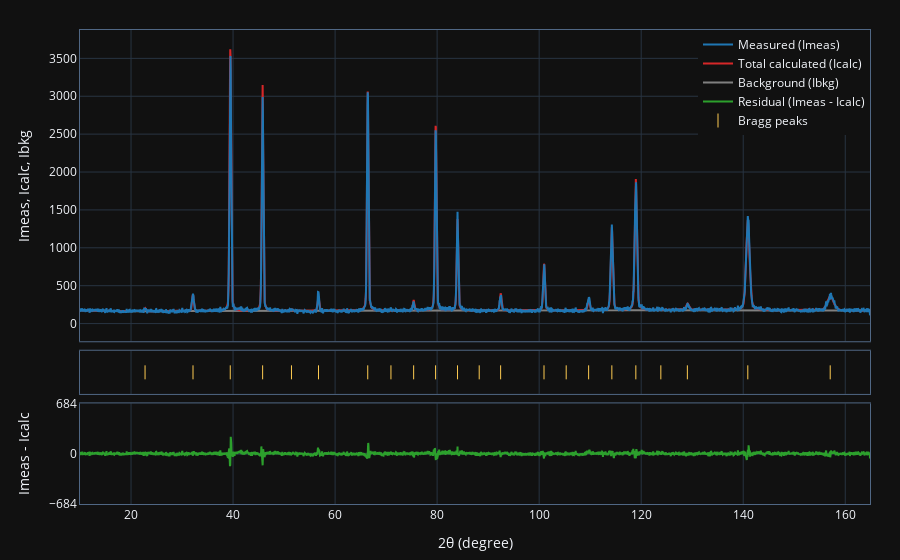

The code cell stored with this chart in its notebook:
### Code cell
# Display the analysis chart after fitting
job.show_analysis_chart()

### Figure 1 — Plotly figure (JSON) as saved in the notebook; plotly's stock layout.template omitted (floating-point values rounded to 4 significant figures; data arrays with more than 128 entries replaced by an {"elided": "..."} marker saying what was removed)
{"data": [{"line": {"color": "#FECB52"}, "marker": {"line": {"width": 1}, "size": 10, "symbol": "line-ns-open"}, "mode": "markers", "name": "Bragg peaks", "x": [22.75, 32.15, 39.45, 45.8, 51.45, 56.75, 66.4, 70.95, 75.4, 79.7, 84.0, 88.25, 92.45, 101.0, 105.3, 109.7, 114.2, 119.0, 123.8, 129.1, 140.9, 157.1], "xaxis": "x2", "y": [0.0, 0.0, 0.0, 0.0, 0.0, 0.0, 0.0, 0.0, 0.0, 0.0, 0.0, 0.0, 0.0, 0.0, 0.0, 0.0, 0.0, 0.0, 0.0, 0.0, 0.0, 0.0], "yaxis": "y2", "type": "scatter"}, {"line": {"color": "rgb(44, 160, 44)"}, "mode": "lines", "name": "Residual (Imeas - Icalc)", "x": {"elided": "3098 float values"}, "xaxis": "x", "y": {"elided": "3098 float values"}, "yaxis": "y", "type": "scatter"}, {"line": {"color": "gray"}, "mode": "lines", "name": "Background (Ibkg)", "x": {"elided": "3098 float values"}, "xaxis": "x3", "y": {"elided": "3098 float values"}, "yaxis": "y3", "type": "scatter"}, {"line": {"color": "rgb(214, 39, 40)"}, "mode": "lines", "name": "Total calculated (Icalc)", "x": {"elided": "3098 float values"}, "xaxis": "x3", "y": {"elided": "3098 float values"}, "yaxis": "y3", "type": "scatter"}, {"line": {"color": "rgb(31, 119, 180)"}, "mode": "lines", "name": "Measured (Imeas)", "x": {"elided": "3098 float values"}, "xaxis": "x3", "y": {"elided": "3098 float values"}, "yaxis": "y3", "type": "scatter"}, {"fill": "tonexty", "fillcolor": "rgba(31, 119, 180, 0.3)", "hoverinfo": "skip", "line": {"width": 0}, "mode": "lines", "showlegend": false, "x": {"elided": "3098 float values"}, "xaxis": "x3", "y": {"elided": "3098 float values"}, "yaxis": "y3", "type": "scatter"}, {"hoverinfo": "skip", "line": {"width": 0}, "mode": "lines", "showlegend": false, "x": {"elided": "3098 float values"}, "xaxis": "x3", "y": {"elided": "3098 float values"}, "yaxis": "y3", "type": "scatter"}], "layout": {"legend": {"x": 1.0, "xanchor": "right", "y": 1.0, "yanchor": "top"}, "margin": {"autoexpand": true, "b": 45, "r": 30, "t": 30}, "xaxis": {"anchor": "y", "mirror": true, "range": [10.0, 164.8], "showline": true, "title": {"text": "2θ (degree)"}, "zeroline": false}, "yaxis": {"domain": [0, 0.2122], "mirror": true, "range": [-684.6, 684.6], "showgrid": false, "showline": true, "tickvals": [-684, 0, 684], "title": {"text": "Imeas - Icalc"}}, "xaxis2": {"anchor": "y2", "mirror": true, "range": [10.0, 164.8], "showline": true, "showticklabels": false, "zeroline": false}, "xaxis3": {"anchor": "y3", "mirror": true, "range": [10.0, 164.8], "showline": true, "showticklabels": false, "zeroline": false}, "yaxis2": {"domain": [0.2322, 0.3233], "mirror": true, "showgrid": false, "showline": true, "showticklabels": false, "zeroline": false}, "yaxis3": {"domain": [0.3433, 1], "mirror": true, "range": [-233.3, 3874.0], "showline": true, "title": {"text": "Imeas, Icalc, Ibkg"}, "zeroline": false}}}
